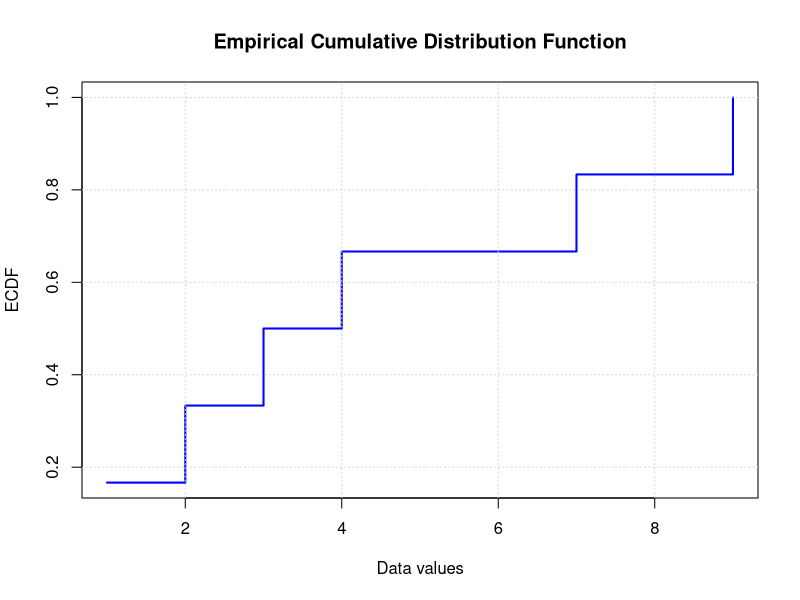
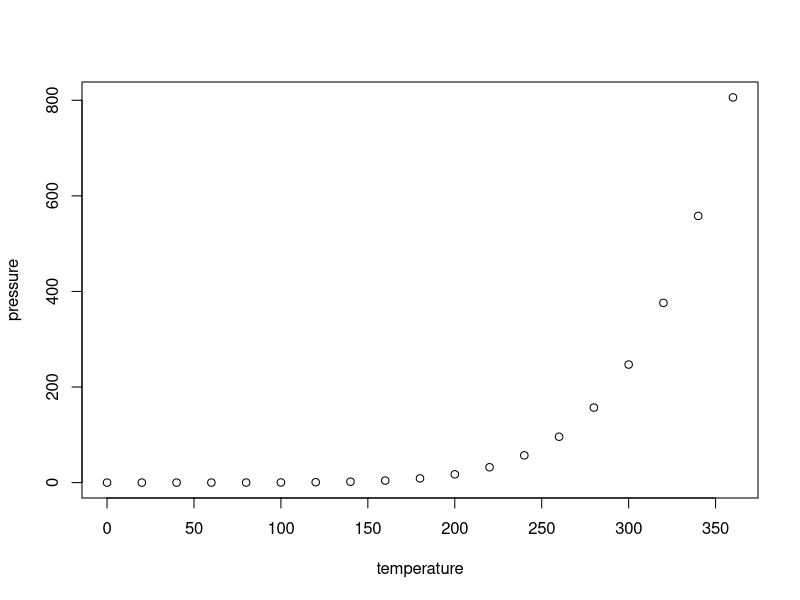

The R source for these figures, in order:
## ---- chunk 1
    set.seed(42)
## ---- chunk 2
    x <- rnorm(150, mean = 0, sd = 1)  # example data
    # One-sample KS against N(0,1)
    ks_result_one <- ks.test(x, "pnorm", mean = 0, sd = 1)
    print(ks_result_one)
## ---- chunk 3
x <- rnorm(150, mean = 0, sd = 1)  # example data
# One-sample KS against N(0,1)
ks_result_one <- ks.test(x, "pnorm", mean = 0, sd = 1)
print(ks_result_one)
## ---- chunk 4
x1 <- rnorm(120, mean = 0, sd = 1)     # Sample 1 from N(0,1)
x2 <- rnorm(120, mean = 0.5, sd = 1)   # Sample 2 from N(0.5,1)

ks_result_two <- ks.test(x1, x2)
print(ks_result_two)
## ---- chunk 5
my_ecdf <- function(data) {
  n <- length(data)
  sorted <- sort(data)
  y <- (1:n) / n
  data.frame(x = sorted, y = y)
}
sample_data <- c(4, 2, 7, 1, 9, 3)

result <- my_ecdf(sample_data)
View(result)

# Step plot of your ECDF
plot(result$x, result$y,
     type = "s",  # "s" = step plot
     col = "blue",
     lwd = 2,
     xlab = "Data values",
     ylab = "ECDF",
     main = "Empirical Cumulative Distribution Function")
grid()
## ---- chunk 6
plot(pressure)
